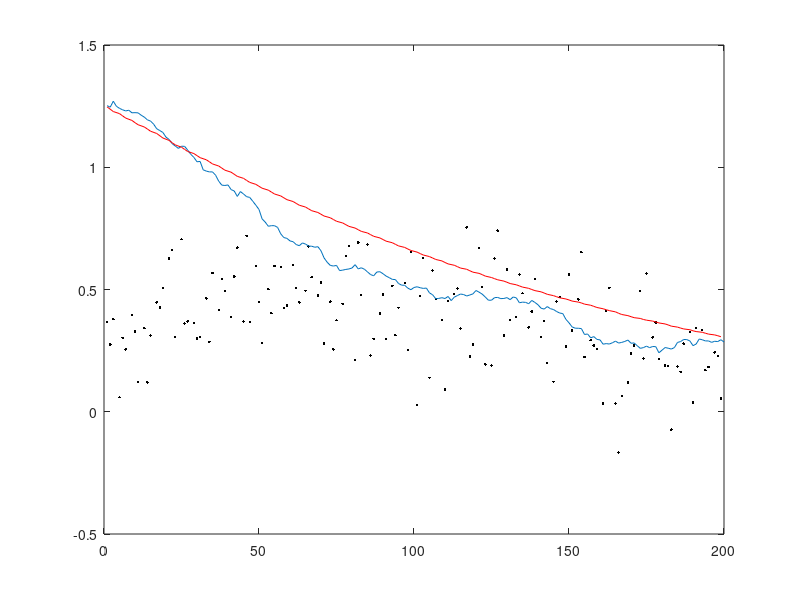

Source code (MATLAB): (Note: this script raises an error after producing the figure.)
%% true signal

N=200;
q=0.01^2;

s=zeros(1,N);
f=@(x)x-0.01*sin(x);
F=@(x)-0.01*cos(x);
h=@(x)0.5*sin(2*x); 
H=@(x)cos(2*x);
Y=s;
x0 = 0.4*pi;
x = x0;
for k=1:N
    x = f(x)+sqrt(q)*randn;
    s(k) = x;
end

% measurements
r = 0.02;
mn = 0;
n = 150;
x = floor(1:N/n:N);
y = h(s(1,x))+normrnd(0,sqrt(r),1,n);
plot(x,y,'.k',1:N,s,'MarkerSize',8);
hold on;

%% EKF

m = x0;
P = 1;
ms = zeros(1,n);
Ps = zeros(1,n);
for k=1:n
    % prediction
    m_= f(m);
    P_ = F(m)^2*P+q;
    % update
    v = y(k)-h(m_);
    S = H(m_)^2*P_+r;
    K = P_*H(m_)/S;
    m = m_+K*v;
    P = P_-K^2*S;
    ms(k) = m;
    Ps(k) = P;
end
ms_ekf = ms;
Ps_ekf = Ps;
plot(x,ms,'-r');
fprintf('EKF %3.4f\n',rmse(s(x),ms));
%% SLF
es=@(m,p)m-...
        (m^3+3*m*p^2)/6+...
        (m^5+10*m^3*p^2+15*m*p^4)/120-...
        (m^7+21*m^5*p^2+105*m^3*p^4+105*m*p^6)/(7*6*5*4*3*2);

Ef=@(m,p)m-0.01*sin(m)*exp(-1*p/2);
Efdx=@(m,p)p-0.01*cos(m)*p*exp(-p/2);
Eh=@(m,p)0.5*sin(2*m)*exp(-2*p);
Ehdx=@(m,p)cos(2*m)*p*exp(-2*p);

m = x0;
P = q;
ms = zeros(1,n);
Ps = zeros(1,n);
for k=1:n
    % prediction
    m_= Ef(m,P);
    P_ = Efdx(m,P)^2/P+q;
    % update
    v = y(k)-Eh(m_,P_);
    S = Ehdx(m_,P_)^2/P_+r;
    K = Ehdx(m_,P_)/S;
    m = m_+K*v;
    P = P_-K^2*S;
    ms(k) = m;
    Ps(k) = P;
end
ms_slkf = ms;
Ps_slkf = Ps;
plot(x,ms,'-g');
legend('Meas.','True','EKF','SLF');
xlabel('t');
ylabel('m_k');
fprintf('SLF %3.4f\n',rmse(s(x),ms));
exportplot('ex_4_1.pdf',figW,figH);

%% UKF

m = x0;
P = q;
ms = zeros(1,n);
Ps = zeros(1,n);
sig = zeros(0,3);
alpha = 1; kappa = 0;
lambda = alpha^2*(1+kappa) - 1;
Wi = 1/(2*(1+lambda));
Wm = [lambda/(1+lambda) Wi Wi];
Wc = [lambda/(1+lambda)+(1-alpha^2) Wi Wi];
for k=1:n
    % prediction
    % form the three sigma points in the original space
    sig = m*ones(3,1)+sqrt(lambda+1)*sqrt(P)*[0 1 -1]';
    sig = f(sig);
    m_ = Wm*sig;
    P_ = Wc*((sig-m_).^2)+q;
    
    sig_ = m_*ones(3,1)+sqrt(lambda+1)*sqrt(P_)*[0 1 -1]';
    sigY = h(sig_);
    
    u = Wm*sigY;
    S = Wc*((sigY-u).^2)+r;
    C = Wc*((sig_-m_).*(sigY-u));
    K = C/S;
    m = m_+K*(y(k)-u);
    P = P_-K^2*S;
    ms(k) = m;
    Ps(k) = P;
end

plot(x,ms,'-m');
fprintf('UKF %3.4f\n',rmse(s(x),ms));

%% GHKF

m = x0;
P = q;
ms = zeros(1,n);
Ps = zeros(1,n);

p = 2; % order of the polynomial
e = roots(hermite(p)); % unit sigma points
W = factorial(p)./(p*hermite(p-1,e)').^2;

for k=1:n
    % prediction
    sig = m*ones(p,1)+sqrt(P)*e;
    sig = f(sig);
    m_ = W*sig;
    P_ = W*((sig-m_).^2)+q;
    
    sig_ = m_*ones(p,1)+sqrt(P_)*e;
    sigY = h(sig_);
    
    u = W*sigY;
    S = W*((sigY-u).^2)+r;
    C = W*((sig_-m_).*(sigY-u));
    K = C/S;
    m = m_+K*(y(k)-u);
    P = P_-K^2*S;
    ms(k) = m;
    Ps(k) = P;
end

plot(x,ms,'-m');
fprintf('GHKF %3.4f\n',rmse(s(x),ms));

%% CKF

m = x0;
P = 1;
ms = zeros(1,n);
Ps = zeros(1,n);

p = 2; % order of the polynomial
e = [1;-1]; % unit sigma points
W = ones(1,2);
W = W/sum(W);

for k=1:n
    % prediction
    sig = m*ones(p,1)+sqrt(P)*e;
    sig = f(sig);
    m_ = W*sig;
    P_ = W*((sig-m_).^2)+q;
    
    sig_ = m_*ones(p,1)+sqrt(P_)*e;
    sigY = h(sig_);
    
    u = W*sigY;
    S = W*((sigY-u).^2)+r;
    C = W*((sig_-m_).*(sigY-u));
    K = C/S;
    m = m_+K*(y(k)-u);
    P = P_-K^2*S;
    ms(k) = m;
    Ps(k) = P;
end

ms_ckf = ms;
Ps_ckf = Ps;

plot(x,ms,'-m');
fprintf('CKF %3.4f\n',rmse(s(x),ms));

%% bootstrap

m = x0;
P = q;
ms = zeros(1,n);
Ps = zeros(1,n);
N = 500; % number of particles
p = m*ones(1,N); % particles
W = ones(1,N); % weights
W = W/sum(W);

for k=1:n
    % sample from the dynamic distribution, calculate weights
    %disp(W');
    for l=1:N
        p(l) = normrnd(f(p(l)),sqrt(q));
        W(l) = normpdf(y(k),h(p(l)),sqrt(r));
    end
    % normalize weights
    W = W/sum(W);
    cdf = cumsum(W);
    for l=1:N
        ran = rand;
        p(l) = p(find(cdf > ran,1));
    end
    ms(k) = W*p';
end

plot(x,ms,'-m');
fprintf('BOOTSTRAP %3.4f\n',rmse(s(x),ms));

%% SIR

m = x0;
P = q;
ms = zeros(1,n);
Ps = zeros(1,n);
N = 300; % number of particles
p = m*ones(1,N); % particles
W = ones(1,N); % weights
W = W/sum(W);

sig = zeros(0,3);
alpha = 1; kappa = 0;
lambda = alpha^2*(1+kappa) - 1;
Wi = 1/(2*(1+lambda));
Wm = [lambda/(1+lambda) Wi Wi];
Wc = [lambda/(1+lambda)+(1-alpha^2) Wi Wi];

for k=1:n
    % use UKF to get proposal mean and covariance
    sig = m*ones(3,1)+sqrt(lambda+1)*sqrt(P)*[0 1 -1]';
    sig = f(sig);
    m_ = Wm*sig;
    P_ = Wc*((sig-m_).^2)+q;
    
    sig_ = m_*ones(3,1)+sqrt(lambda+1)*sqrt(P_)*[0 1 -1]';
    sigY = h(sig_);
    
    u = Wm*sigY;
    S = Wc*((sigY-u).^2)+r;
    C = Wc*((sig_-m_).*(sigY-u));
    K = C/S;
    m = m_+K*(y(k)-u);
    P = P_-K^2*S;
   
    % sample from the proposal distribution
    for l=1:N
        pp = normrnd(m,P);
        W(l) = W(l)*normpdf(y(k),h(pp),sqrt(r))*normpdf(pp,f(p(l)),sqrt(q))/normpdf(pp,m,P);
        p(l) = pp;
    end
    % normalize weights
    W = W/sum(W);
    % resample if needed
    Neff = 1/(W*W');
    if Neff < N / 10
        %fprintf('resampling, neff = %3.1f\n',Neff);
        po = p;
        cdf = cumsum(W);
        for l=1:N
            ran = rand;
            p(l) = po(find(cdf > ran,1));
        end
        W = ones(1,N); % weights
        W = W/sum(W);
    else
        %fprintf('not resampling, neff = %3.1f\n',Neff);
    end
    ms(k) = W*p';
    

end

plot(x,ms,'--k');
fprintf('SIR %3.4f\n\n',rmse(s(x),ms));

%% ERTS

mss = zeros(1,n);
Pss = mss;
m_s = ms_ekf(:,end);
P_s = Ps_ekf(:,end);
mss(:,end) = m_s;
Pss(:,end) = P_s;

for k=n-1:-1:1
    m = ms_ekf(k);
    P = Ps_ekf(k);
    % prediction
    m_ = f(m);
    P_ = F(m)^2*P+q;
    
    % update
    G = P*F(m)/P_;
    m_s = m + G*(m_s-m_);
    P_s = P + G*(P_s-P_)*G';
    mss(k) = m_s;
    Pss(k) = P_s;
    
end

plot(x,mss,'--r','LineWidth',2);
fprintf('ERTS %3.4f\n\n',rmse(s(x),mss));

%% SL RTS

mss = zeros(1,n);
Pss = mss;
m_s = ms_slkf(:,end);
P_s = Ps_slkf(:,end);
mss(:,end) = m_s;
Pss(:,end) = P_s;

for k=n-1:-1:1
    m = ms_slkf(k);
    P = Ps_slkf(k);
    % prediction
    m_= Ef(m,P);
    P_ = Efdx(m,P)^2/P+q;
    
    % update
    G = Efdx(m,P)/P_;
    m_s = m + G*(m_s-m_);
    P_s = P + G*(P_s-P_)*G';
    mss(k) = m_s;
    Pss(k) = P_s;
       
end

plot(x,mss,'--g','LineWidth',2);
fprintf('SLRTS %3.4f\n\n',rmse(s(x),mss));

